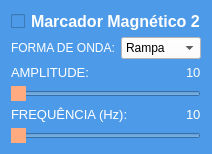
             <widget class="QWidget" name="widget_3" native="true">
              <property name="styleSheet">
               <string notr="true">background-color: rgb(77, 155, 232);</string>
              </property>
              <layout class="QVBoxLayout" name="verticalLayout_7">
               <item>
                <widget class="QCheckBox" name="checkBox_2">
                 <property name="font">
                  <font>
                   <pointsize>12</pointsize>
                   <weight>75</weight>
                   <bold>true</bold>
                  </font>
                 </property>
                 <property name="styleSheet">
                  <string notr="true">QCheckBox::indicator:checked {
	font: 14pt &quot;MS Shell Dlg 2&quot;;
    background-color: #ffaa7f;      /* caixa laranja */
    border: 2px solid #ff8800;      /* mesma cor da borda */
}

QCheckBox {
    color: white;                   /* cor do texto */
    font-weight: bold;
}</string>
                 </property>
                 <property name="text">
                  <string>Marcador Magnético 2</string>
                 </property>
                </widget>
               </item>
               <item>
                <layout class="QHBoxLayout" name="horizontalLayout_17">
                 <item>
                  <widget class="QLabel" name="label_19">
                   <property name="font">
                    <font>
                     <family>MS Shell Dlg 2</family>
                     <pointsize>12</pointsize>
                     <weight>50</weight>
                     <italic>false</italic>
                     <bold>false</bold>
                    </font>
                   </property>
                   <property name="styleSheet">
                    <string notr="true">font: 12pt &quot;MS Shell Dlg 2&quot;;
color: rgb(255, 255, 255);</string>
                   </property>
                   <property name="text">
                    <string>&lt;html&gt;&lt;head/&gt;&lt;body&gt;&lt;p&gt;&lt;span style=&quot; font-size:9pt;&quot;&gt;FORMA DE ONDA:&lt;/span&gt;&lt;/p&gt;&lt;/body&gt;&lt;/html&gt;</string>
                   </property>
                  </widget>
                 </item>
                 <item>
                  <widget class="QComboBox" name="comboBox_2">
                   <property name="styleSheet">
                    <string notr="true">background-color: rgb(255, 255, 255);</string>
                   </property>
                   <item>
                    <property name="text">
                     <string>Rampa</string>
                    </property>
                   </item>
                   <item>
                    <property name="text">
                     <string>Senoide</string>
                    </property>
                   </item>
                  </widget>
                 </item>
                </layout>
               </item>
               <item>
                <layout class="QHBoxLayout" name="horizontalLayout_18">
                 <item>
                  <widget class="QLabel" name="label_20">
                   <property name="sizePolicy">
                    <sizepolicy hsizetype="Expanding" vsizetype="Preferred">
                     <horstretch>0</horstretch>
                     <verstretch>0</verstretch>
                    </sizepolicy>
                   </property>
                   <property name="font">
                    <font>
                     <family>MS Shell Dlg 2</family>
                     <weight>1</weight>
                     <italic>false</italic>
                     <bold>false</bold>
                    </font>
                   </property>
                   <property name="styleSheet">
                    <string notr="true">font: 10
pt &quot;MS Shell Dlg 2&quot;;
color: rgb(255, 255, 255);</string>
                   </property>
                   <property name="text">
                    <string>&lt;html&gt;&lt;head/&gt;&lt;body&gt;&lt;p&gt;&lt;span style=&quot; font-size:10pt;&quot;&gt;AMPLITUDE:                                            &lt;/span&gt;&lt;/p&gt;&lt;/body&gt;&lt;/html&gt;</string>
                   </property>
                  </widget>
                 </item>
                 <item>
                  <widget class="QLabel" name="amp_2">
                   <property name="text">
                    <string>&lt;html&gt;&lt;head/&gt;&lt;body&gt;&lt;p&gt;&lt;span style=&quot; font-size:10pt; color:#ffffff;&quot;&gt;10&lt;/span&gt;&lt;/p&gt;&lt;/body&gt;&lt;/html&gt;</string>
                   </property>
                  </widget>
                 </item>
                </layout>
               </item>
               <item>
                <widget class="QSlider" name="amplitude_2">
                 <property name="enabled">
                  <bool>true</bool>
                 </property>
                 <property name="styleSheet">
                  <string notr="true">QSlider#amplitude_2::handle:horizontal_1 {
    background-color: #ffaa7f;   /* cor do círculo */
    border-radius: 10px;        /* deixa redondo */
    width: 20px;                /* largura do handle */
    height: 20px;               /* altura do handle */
    margin: -5px 0;             /* centraliza em relação à barra */
}
</string>
                 </property>
                 <property name="maximum">
                  <number>10</number>
                 </property>
                 <property name="orientation">
                  <enum>Qt::Horizontal</enum>
                 </property>
                </widget>
               </item>
               <item>
                <layout class="QHBoxLayout" name="horizontalLayout_19">
                 <item>
                  <widget class="QLabel" name="label_21">
                   <property name="sizePolicy">
                    <sizepolicy hsizetype="Expanding" vsizetype="Preferred">
                     <horstretch>0</horstretch>
                     <verstretch>0</verstretch>
                    </sizepolicy>
                   </property>
                   <property name="font">
                    <font>
                     <family>MS Shell Dlg 2</family>
                     <weight>1</weight>
                     <italic>false</italic>
                     <bold>false</bold>
                    </font>
                   </property>
                   <property name="styleSheet">
                    <string notr="true">font: 10
pt &quot;MS Shell Dlg 2&quot;;
color: rgb(255, 255, 255);</string>
                   </property>
                   <property name="text">
                    <string>&lt;html&gt;&lt;head/&gt;&lt;body&gt;&lt;p&gt;&lt;span style=&quot; font-size:10pt;&quot;&gt;FREQUÊNCIA (Hz): &lt;/span&gt;&lt;/p&gt;&lt;/body&gt;&lt;/html&gt;</string>
                   </property>
                  </widget>
                 </item>
                 <item>
                  <widget class="QLabel" name="freq_2">
                   <property name="text">
                    <string>&lt;html&gt;&lt;head/&gt;&lt;body&gt;&lt;p&gt;&lt;span style=&quot; font-size:10pt; color:#ffffff;&quot;&gt;10&lt;/span&gt;&lt;/p&gt;&lt;/body&gt;&lt;/html&gt;</string>
                   </property>
                  </widget>
                 </item>
                </layout>
               </item>
               <item>
                <widget class="QSlider" name="frequencia_2">
                 <property name="enabled">
                  <bool>true</bool>
                 </property>
                 <property name="toolTipDuration">
                  <number>-3</number>
                 </property>
                 <property name="styleSheet">
                  <string notr="true">QSlider#frequencia_2::handle:horizontal {
    background-color:  #ffaa7f;   /* cor do círculo */
    border-radius: 10px;        /* deixa redondo */
    width: 20px;                /* largura do handle */
    height: 20px;               /* altura do handle */
    margin: -5px 0;             /* centraliza em relação à barra */
}
</string>
                 </property>
                 <property name="maximum">
                  <number>10</number>
                 </property>
                 <property name="singleStep">
                  <number>1</number>
                 </property>
                 <property name="orientation">
                  <enum>Qt::Horizontal</enum>
                 </property>
                </widget>
               </item>
              </layout>
             </widget>
